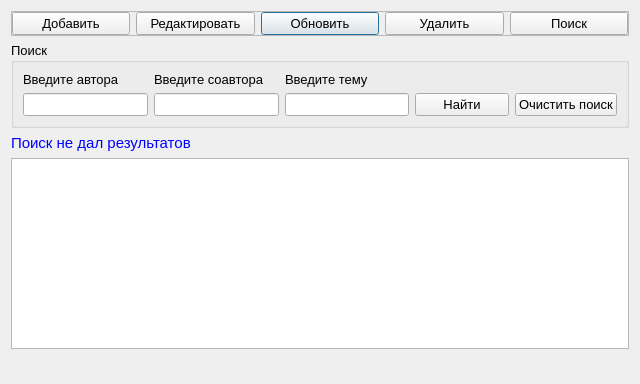
<?xml version="1.0" encoding="UTF-8"?>
<ui version="4.0">
 <class>Statiya</class>
 <widget class="QDialog" name="Statiya">
  <property name="geometry">
   <rect>
    <x>0</x>
    <y>0</y>
    <width>640</width>
    <height>384</height>
   </rect>
  </property>
  <property name="windowTitle">
   <string>Статьи</string>
  </property>
  <layout class="QGridLayout" name="gridLayout_3">
   <item row="0" column="0" colspan="3">
    <widget class="QFrame" name="frame">
     <property name="frameShape">
      <enum>QFrame::StyledPanel</enum>
     </property>
     <property name="frameShadow">
      <enum>QFrame::Raised</enum>
     </property>
     <layout class="QGridLayout" name="gridLayout_2">
      <property name="leftMargin">
       <number>0</number>
      </property>
      <property name="topMargin">
       <number>0</number>
      </property>
      <property name="rightMargin">
       <number>0</number>
      </property>
      <property name="bottomMargin">
       <number>0</number>
      </property>
      <item row="0" column="2">
       <widget class="QPushButton" name="pushButton_update">
        <property name="font">
         <font>
          <pointsize>10</pointsize>
         </font>
        </property>
        <property name="text">
         <string>Обновить</string>
        </property>
        <property name="icon">
         <iconset resource="resourses.qrc">
          <normaloff>:/img/img/refresh.png</normaloff>:/img/img/refresh.png</iconset>
        </property>
       </widget>
      </item>
      <item row="0" column="0">
       <widget class="QPushButton" name="pushButton_add">
        <property name="font">
         <font>
          <pointsize>10</pointsize>
         </font>
        </property>
        <property name="text">
         <string>Добавить</string>
        </property>
        <property name="icon">
         <iconset resource="resourses.qrc">
          <normaloff>:/img/img/add.png</normaloff>:/img/img/add.png</iconset>
        </property>
       </widget>
      </item>
      <item row="0" column="4">
       <widget class="QPushButton" name="pushButton_search">
        <property name="font">
         <font>
          <pointsize>10</pointsize>
         </font>
        </property>
        <property name="text">
         <string>Поиск</string>
        </property>
        <property name="icon">
         <iconset resource="resourses.qrc">
          <normaloff>:/img/img/find.png</normaloff>:/img/img/find.png</iconset>
        </property>
       </widget>
      </item>
      <item row="0" column="3">
       <widget class="QPushButton" name="pushButton_del">
        <property name="font">
         <font>
          <pointsize>10</pointsize>
         </font>
        </property>
        <property name="text">
         <string>Удалить</string>
        </property>
        <property name="icon">
         <iconset resource="resourses.qrc">
          <normaloff>:/img/img/delete.png</normaloff>:/img/img/delete.png</iconset>
        </property>
       </widget>
      </item>
      <item row="0" column="1">
       <widget class="QPushButton" name="pushButton_edit">
        <property name="font">
         <font>
          <pointsize>10</pointsize>
         </font>
        </property>
        <property name="text">
         <string>Редактировать</string>
        </property>
        <property name="icon">
         <iconset resource="resourses.qrc">
          <normaloff>:/img/img/edit.png</normaloff>:/img/img/edit.png</iconset>
        </property>
       </widget>
      </item>
     </layout>
    </widget>
   </item>
   <item row="1" column="0" colspan="3">
    <widget class="QGroupBox" name="groupBox_search">
     <property name="font">
      <font>
       <pointsize>10</pointsize>
      </font>
     </property>
     <property name="title">
      <string>Поиск</string>
     </property>
     <layout class="QGridLayout" name="gridLayout" columnstretch="4,4,4,3,3">
      <item row="0" column="0">
       <widget class="QLabel" name="label">
        <property name="font">
         <font>
          <pointsize>10</pointsize>
         </font>
        </property>
        <property name="text">
         <string>Введите автора</string>
        </property>
       </widget>
      </item>
      <item row="0" column="1">
       <widget class="QLabel" name="label_3">
        <property name="font">
         <font>
          <pointsize>10</pointsize>
         </font>
        </property>
        <property name="text">
         <string>Введите соавтора</string>
        </property>
       </widget>
      </item>
      <item row="0" column="2">
       <widget class="QLabel" name="label_2">
        <property name="font">
         <font>
          <pointsize>10</pointsize>
         </font>
        </property>
        <property name="text">
         <string>Введите тему</string>
        </property>
       </widget>
      </item>
      <item row="1" column="2">
       <widget class="QLineEdit" name="lineEdit_nazvanie">
        <property name="font">
         <font>
          <pointsize>10</pointsize>
         </font>
        </property>
        <property name="clearButtonEnabled">
         <bool>true</bool>
        </property>
       </widget>
      </item>
      <item row="1" column="3">
       <widget class="QPushButton" name="pushButton_find">
        <property name="font">
         <font>
          <pointsize>10</pointsize>
         </font>
        </property>
        <property name="text">
         <string>Найти</string>
        </property>
        <property name="icon">
         <iconset resource="resourses.qrc">
          <normaloff>:/img/img/findOk.png</normaloff>:/img/img/findOk.png</iconset>
        </property>
       </widget>
      </item>
      <item row="1" column="4">
       <widget class="QPushButton" name="pushButton_clear">
        <property name="font">
         <font>
          <pointsize>10</pointsize>
         </font>
        </property>
        <property name="text">
         <string>Очистить поиск</string>
        </property>
        <property name="icon">
         <iconset resource="resourses.qrc">
          <normaloff>:/img/img/clear.png</normaloff>:/img/img/clear.png</iconset>
        </property>
       </widget>
      </item>
      <item row="1" column="0">
       <widget class="QLineEdit" name="lineEdit_avtor">
        <property name="clearButtonEnabled">
         <bool>true</bool>
        </property>
       </widget>
      </item>
      <item row="1" column="1">
       <widget class="QLineEdit" name="lineEdit_soAvtor">
        <property name="clearButtonEnabled">
         <bool>true</bool>
        </property>
       </widget>
      </item>
     </layout>
    </widget>
   </item>
   <item row="2" column="0" colspan="2">
    <widget class="QLabel" name="label_result">
     <property name="maximumSize">
      <size>
       <width>16777215</width>
       <height>20</height>
      </size>
     </property>
     <property name="font">
      <font>
       <pointsize>11</pointsize>
      </font>
     </property>
     <property name="styleSheet">
      <string notr="true">color:rgb(0, 0, 255)</string>
     </property>
     <property name="text">
      <string>Поиск не дал результатов</string>
     </property>
    </widget>
   </item>
   <item row="3" column="0" colspan="3">
    <widget class="QTableView" name="tableView_statia">
     <property name="font">
      <font>
       <pointsize>10</pointsize>
      </font>
     </property>
     <property name="contextMenuPolicy">
      <enum>Qt::ActionsContextMenu</enum>
     </property>
     <property name="alternatingRowColors">
      <bool>true</bool>
     </property>
     <property name="selectionMode">
      <enum>QAbstractItemView::SingleSelection</enum>
     </property>
     <property name="selectionBehavior">
      <enum>QAbstractItemView::SelectRows</enum>
     </property>
    </widget>
   </item>
   <item row="4" column="0" colspan="3">
    <widget class="QLabel" name="label_naideno">
     <property name="font">
      <font>
       <pointsize>12</pointsize>
      </font>
     </property>
     <property name="styleSheet">
      <string notr="true">color:rgb(85, 0, 255)</string>
     </property>
     <property name="text">
      <string/>
     </property>
    </widget>
   </item>
  </layout>
  <action name="actionEdit">
   <property name="icon">
    <iconset resource="resourses.qrc">
     <normaloff>:/img/img/edit.png</normaloff>:/img/img/edit.png</iconset>
   </property>
   <property name="text">
    <string>Редактировать выбранную статью</string>
   </property>
  </action>
  <action name="actionDelete">
   <property name="icon">
    <iconset resource="resourses.qrc">
     <normaloff>:/img/img/delete.png</normaloff>:/img/img/delete.png</iconset>
   </property>
   <property name="text">
    <string>Удалить выбраннуж статью</string>
   </property>
  </action>
 </widget>
 <resources>
  <include location="resourses.qrc"/>
 </resources>
 <connections/>
</ui>
